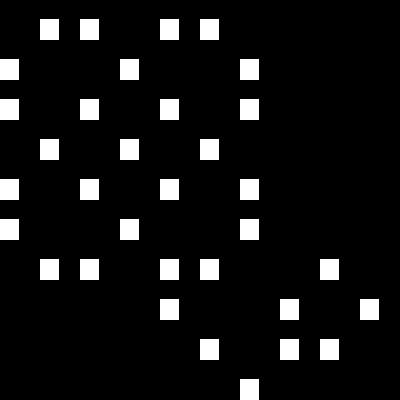

Tiled map render using the project's own tile images. Description and the map definition, with tile-layer contents summarised, below:
An orthogonal 10x10 tile map with 40x40 px tiles, 1 tile layer (Layer 1).

<map version="1.0" orientation="orthogonal" width="10" height="10" tilewidth="40" tileheight="40">
 <tileset firstgid="1" name="texture" tilewidth="40" tileheight="40" spacing="4" margin="4">
  <image source="texture.png" />
 </tileset>
 <layer name="Layer 1" width="10" height="10">
  <data>[100 cells, 33 non-empty, 1 distinct tile ids]</data>
 </layer>
</map>
